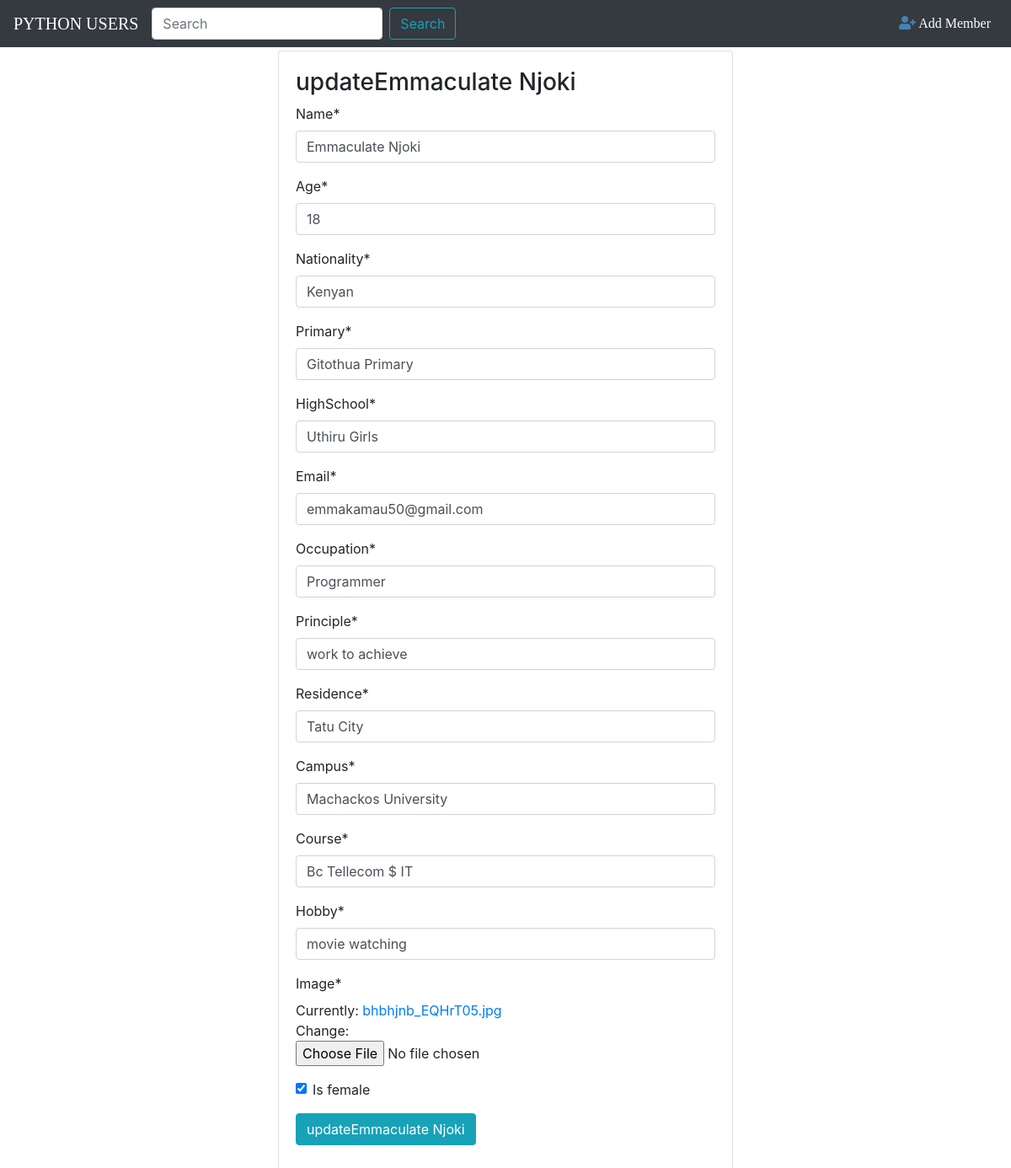
/1/update, run on the app's committed database.
### Emmaculate/models.py (models this page shows, shortened)
class User(models.Model):
    name=models.CharField(max_length=20)
    age=models.IntegerField()
    nationality=models.CharField(max_length=40)
    primary=models.CharField(max_length=40)
    highSchool=models.CharField(max_length=40)
    email=models.EmailField()
    occupation=models.CharField(max_length=20)
    principle=models.CharField(max_length=100)
    residence=models.CharField(max_length=50)
    campus=models.CharField(max_length=30)
    course=models.CharField(max_length=20)
    hobby=models.CharField(max_length=100)
    image=models.ImageField()
    is_female=models.BooleanField(default=True)

### Emmaculate/views.py (the view)
# urls.py: path('<int:pk>/update',views.MemberUpdateView.as_view(),name='update-member'),
class MemberUpdateView(UpdateView):
    model = User
    fields = '__all__'

### Emmaculate/Templates/Emmaculate/user_form.html (shortened to what this page needs)
{% extends 'Emmaculate/base.html'%}
{% load crispy_forms_tags %}
{%block content%}
    <div class="row">
        <div class="col-sm-3"></div>
        <div class="col-sm-6">
            <div class="card card-body my-1">
                <h3 class="'text-capitalize">{%if object%}update{{object.name}}{% else%}Add-member{% endif%}</h3>
                <form method="post" enctype="multipart/form-data">
                    {{form|crispy}}
                    <div class="form-group">
                        <button type="submit" class="btn btn-info" >{% if object%}update{{object.name}}{% else %}Submit{% endif %}</button>
                    </div>
                </form>
            </div>
        </div>
        <div class="col-sm-3"></div>
    </div>
{% endblock%}

### Emmaculate/static/Emmaculate/css/Style.css (style rules this page uses)
body { background:url("../Images/images.jpg"); }

### data on the page
User: name "Emmaculate Njoki", age "18", nationality "Kenyan", primary "Gitothua Primary", highSchool "Uthiru Girls", email "emmakamau50@gmail.com", occupation "Programmer", principle "work to achieve", residence "Tatu City", campus "Machackos University", course "Bc Tellecom $ IT", hobby "movie watching", is_female "☑"
